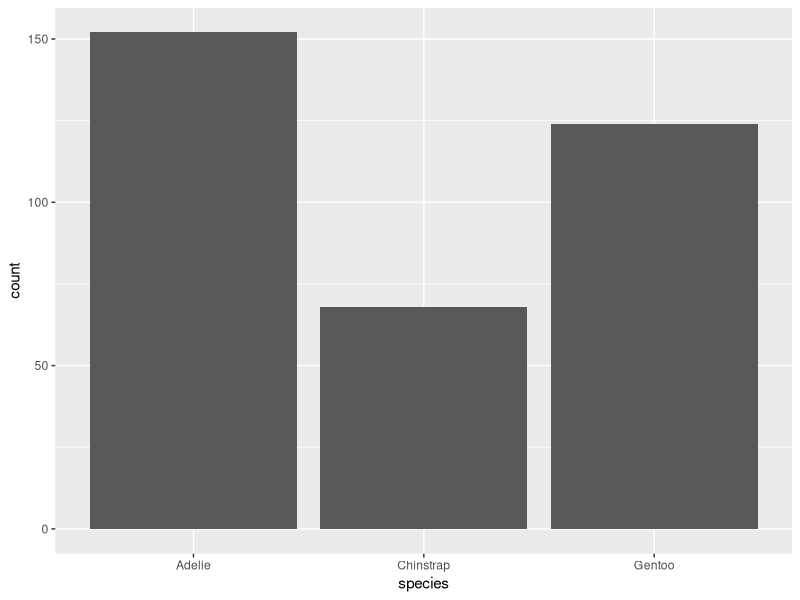
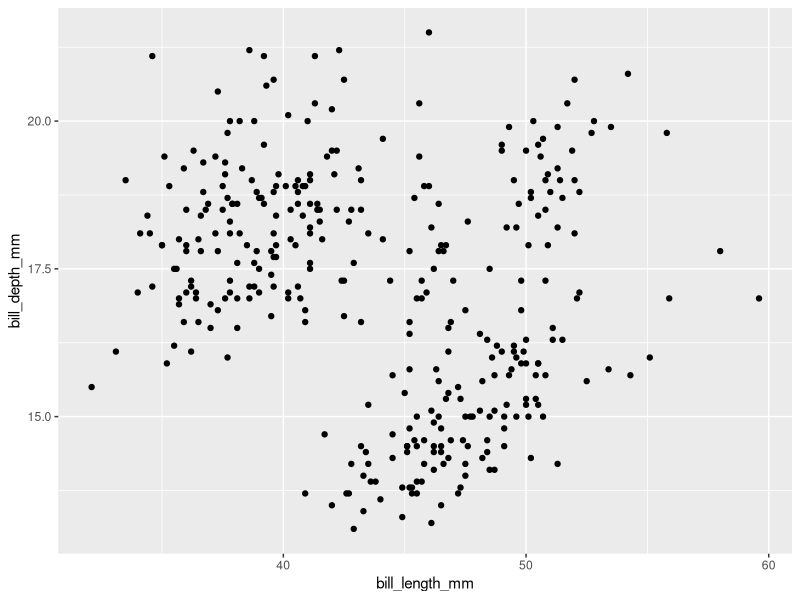
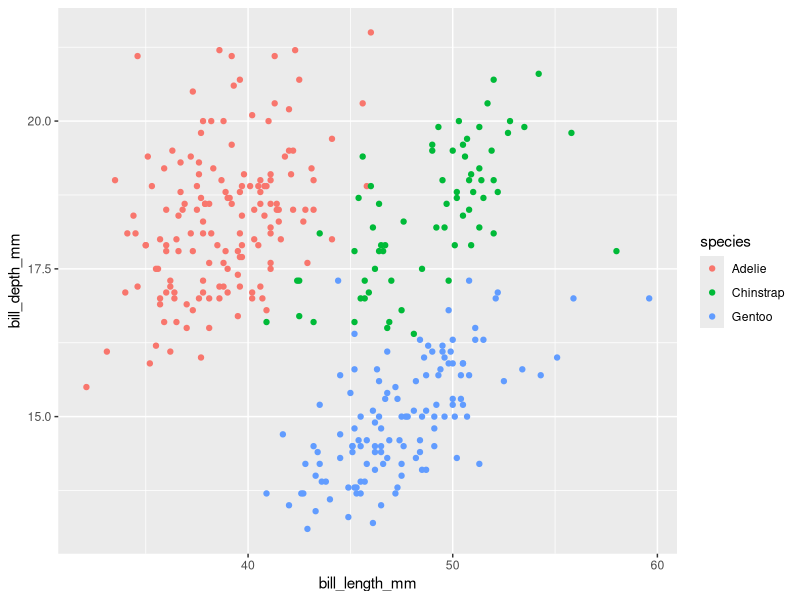
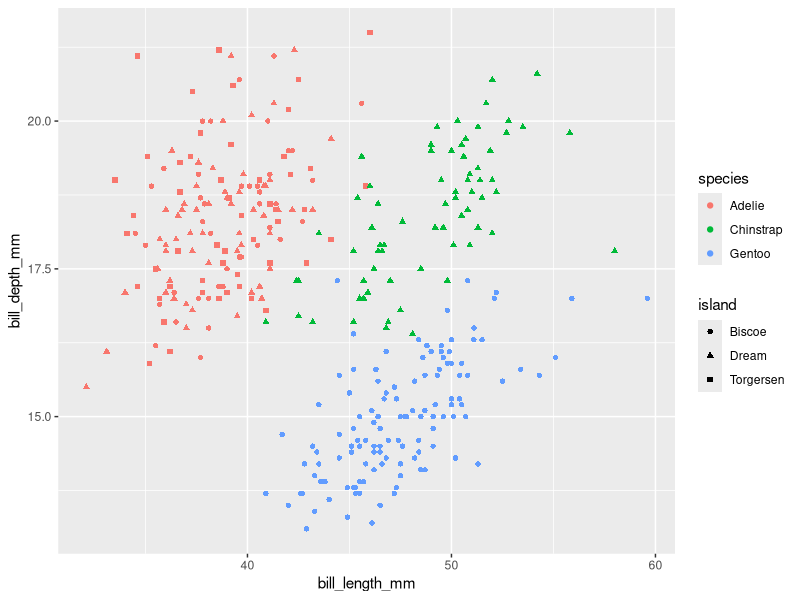

Recreate these plots in R, in order.
## ---- chunk 1
#| label: Load Required Packages
#| echo: false
library(tidyverse)
library(palmerpenguins)
## ---- chunk 2
#| label: load-data

data(penguins)
## ---- chunk 3
#| label: barchart
ggplot(data = penguins) +
  geom_bar(mapping = aes(
    x = species, 
  ))
## ---- chunk 4
#| label: scatterplot
ggplot(data = penguins) +
  geom_point(mapping = aes(
    x = bill_length_mm, 
    y = bill_depth_mm
  ))
## ---- chunk 5
#| label: scatterplot-with-one-categorical-variable

ggplot(data = penguins) +
  geom_point(mapping = aes(
    x = bill_length_mm, 
    y = bill_depth_mm,
     color = species
  ))

## ---- chunk 6
#| label: scatterplot-with-two-categorical-variables

ggplot(data = penguins) +
  geom_point(mapping = aes(
    x = bill_length_mm, 
    y = bill_depth_mm,
     color = species,
    shape = island
  ))
